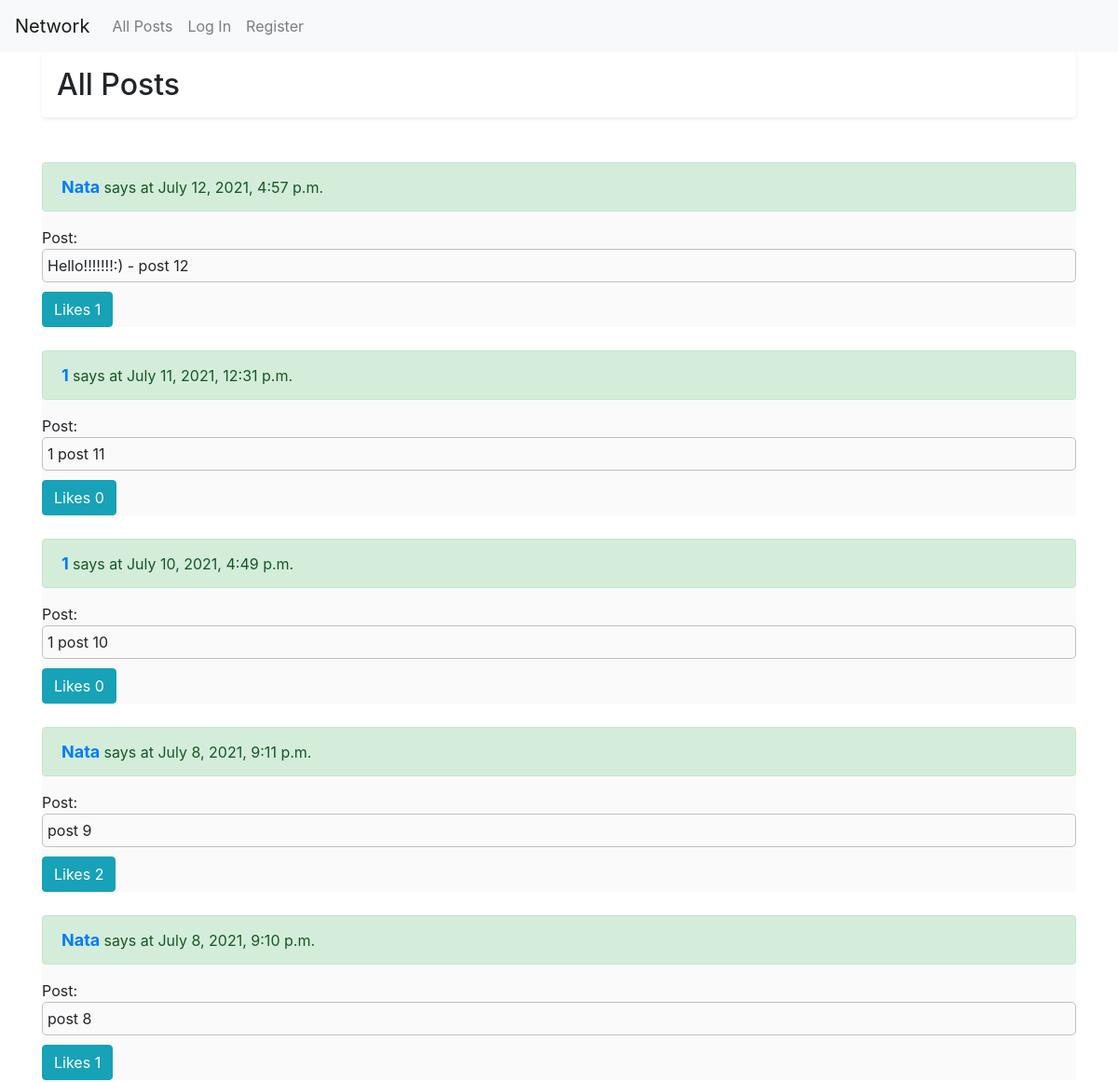
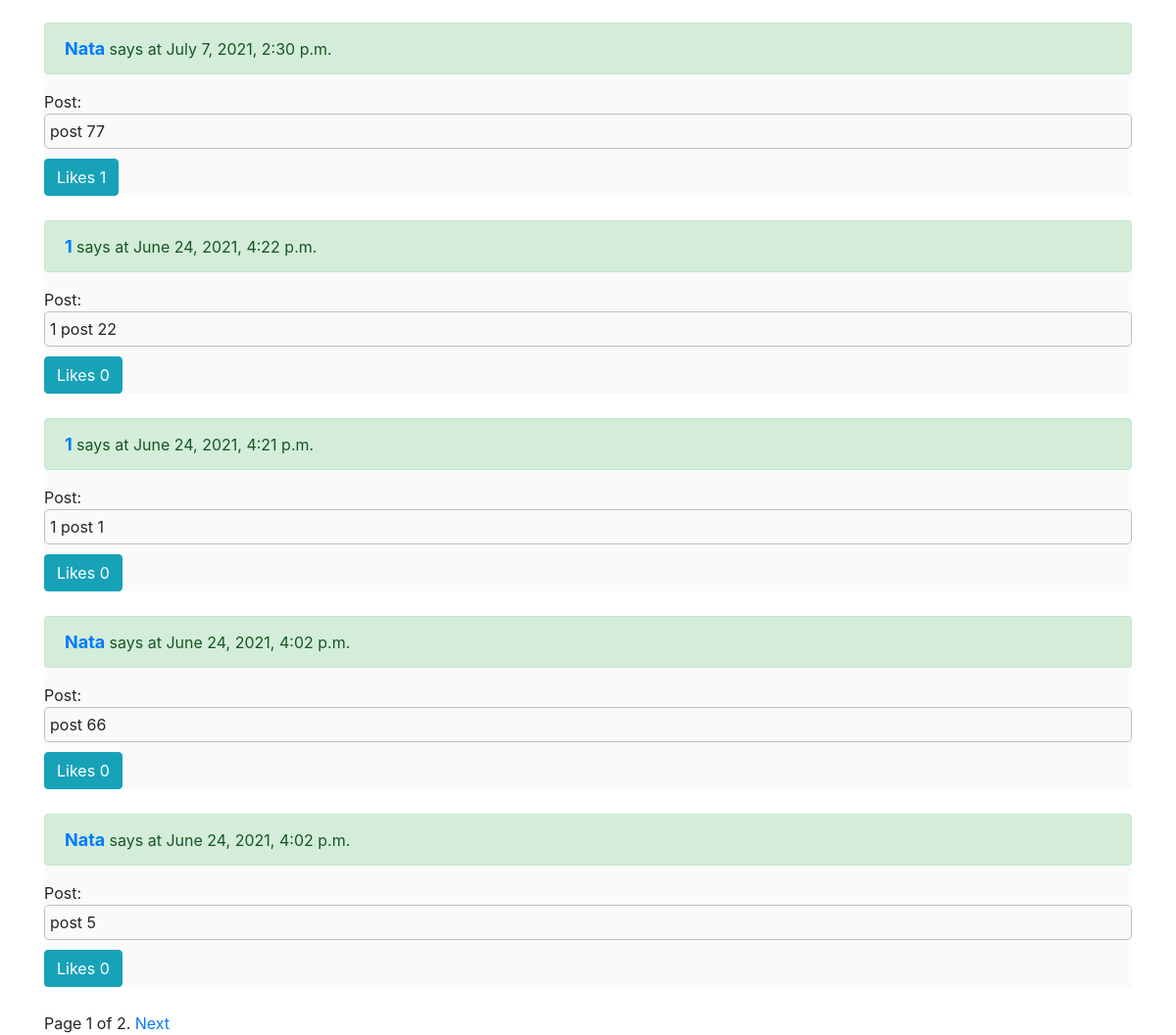
The page / on the database its author committed (2 pictures, top to bottom).
### network/models.py (models this page shows, shortened)
class Post(models.Model):
    author = models.ForeignKey(User, on_delete=models.CASCADE, default= None, null=True, blank=True)
    text = models.CharField(max_length = 500)
    date = models.DateTimeField(auto_now_add=True)
    likes = models.ManyToManyField(User, blank=True, related_name='user_likes')

class User(AbstractUser):
    posts = models.ForeignKey('Post', on_delete=models.CASCADE, default= None, null=True, blank=True)
    followers = models.ManyToManyField('self', blank=True, related_name='user_followers', symmetrical=False)
    following = models.ManyToManyField('self', blank=True, related_name='user_following', symmetrical=False)

### network/views.py (the view)
# urls.py: path("", views.index, name="index"),
def index(request):
        posts1 = Post.objects.all()
        print(posts1)
        posts1 = posts1.order_by("-date")
        paginator = Paginator(posts1, 10)
        page = request.GET.get('page')
        try:
            posts = paginator.page(page)
        except PageNotAnInteger:
            posts = paginator.page(1)
        except EmptyPage:
            posts = paginator.page(paginator.num_pages)
        if request.user.is_authenticated:
            liked_posts = request.user.user_likes.all()
        else:
            liked_posts = []
        return render(request, "network/index.html", {
                "posts": posts,
                "liked_posts": liked_posts
            })

### network/templates/network/index.html (shortened to what this page needs)
{% extends "network/layout.html" %}
{% load static %}
{% block body %}
<div class="container">
    <h2 id="h2-posts" class="shadow-sm p-3 mb-5 bg-body rounded">All Posts</h2>
    <div class="posts-block">
    {% for post in posts %}
            <div class="post-{{post.id}} post">
                <div class="alert alert-success"><a class="profile-name" href = "profile/{{ post.author }}">{{ post.author }} </a> says at {{post.date}}</div>
                Post:
                <div class="text-{{post.id}} elem-post">{{post.text}}</div>
                <div class="my-buttons">
                {% if user.is_authenticated %}
                    {% if post in liked_posts %}
                        <div class="like"  data-userid="{{ user.id }}">
                            <button class="heart added btn btn-info" type="button" id='heart-{{post.id}}' data-post-id = {{post.id}}>Likes
                                <span class="likes_number" id='num-{{post.id}}'> {{post.likes.count}}</span>
                            </button>
                        </div>
                        <hr>
                    {% else %}
                        <div class="like" data-postid="{{ post.id }}" data-userid="{{ user.id }}">
                            <button class="heart btn btn-info" type="button" id='heart-{{post.id}}' data-post-id = {{post.id}}>Likes
                                <span class="likes_number" id='num-{{post.id}}'>{{post.likes.count}}</span>
                            </button>
                        </div>
                        <hr>
                     {%endif%}
                {% else %}
                        <div class=" ">
                            <span class="likes_number btn btn-info" id='num-{{post.id}}'>Likes {{post.likes.count}}</span>
                        </div>
                {%endif%}
                </div>
        </div>
    {% endfor %}
    </div>
    {% include "network/pagination.html" with page=posts %}
{% endblock %}

### network/templates/network/layout.html (shortened to what this page needs)
{% load static %}
<!DOCTYPE html>
<html lang="en">
    <head>
        <link rel="stylesheet" href="https://stackpath.bootstrapcdn.com/bootstrap/4.4.1/css/bootstrap.min.css">
        <link href="{% static 'network/styles1.css' %}" rel="stylesheet">
    </head>
    <body>
        <nav class="navbar navbar-expand-lg navbar-light bg-light">
            <a class="navbar-brand" href="{% url 'index' %}">Network</a>
            <div>
              <ul class="navbar-nav mr-auto">
                <li class="nav-item">
                  <a class="nav-link" href="{% url 'index' %}">All Posts</a>
                </li>
                {% if user.is_authenticated %}
                    <li class="nav-item">
                        <a class="nav-link" id="fol_posts" href="{% url 'fol_posts' %}">Following</a>
                    </li>
                    <li class="nav-item">
                        <a class="nav-link" href="{% url 'logout' %}">Log Out</a>
                    </li>
                {% else %}
                    <li class="nav-item">
                        <a class="nav-link" href="{% url 'login' %}">Log In</a>
                    </li>
                    <li class="nav-item">
                        <a class="nav-link" href="{% url 'register' %}">Register</a>
                    </li>
                {% endif %}
              </ul>
            </div>
          </nav>
        <div class="body">
            {% block body %}
            {% endblock %}
        </div>
    </body>
</html>

### network/templates/network/pagination.html (shortened to what this page needs)
<div class="pagination">
    <span class="step-links">
       <span class="current">
     Page {{ page.number }} of {{ page.paginator.num_pages }}.
       </span>
     {% if page.has_next %}
           <a href="?page={{ page.next_page_number }}">Next</a>
     {% endif %}
     </span>
   </div>

### network/static/network/styles1.css (style rules this page uses)
.profile-name { font-size: large; font-weight: bold; }
.elem-post { border: 1px solid silver; border-radius: 5px; padding: 5px; }
.my-buttons { display: flex; flex-flow: row wrap; margin-bottom: 25px; margin-top: 10px; }
.btn { margin-right: 5px; }
.post { background-color: rgb(250, 250, 250); }

### rows shown on the page
Post: author "Nata", date "July 12, 2021, 4:57 p.m.", text "Hello!!!!!!!:) - post 12", likes.count "1"
Post: author "1", date "July 11, 2021, 12:31 p.m.", text "1 post 11", likes.count "0"
Post: author "1", date "July 10, 2021, 4:49 p.m.", text "1 post 10", likes.count "0"
Post: author "Nata", date "July 8, 2021, 9:11 p.m.", text "post 9", likes.count "2"
Post: author "Nata", date "July 8, 2021, 9:10 p.m.", text "post 8", likes.count "1"
Post: author "Nata", date "July 7, 2021, 2:30 p.m.", text "post 77", likes.count "1"
Post: author "1", date "June 24, 2021, 4:22 p.m.", text "1 post 22", likes.count "0"
Post: author "1", date "June 24, 2021, 4:21 p.m.", text "1 post 1", likes.count "0"
Post: author "Nata", date "June 24, 2021, 4:02 p.m.", text "post 66", likes.count "0"
Post: author "Nata", date "June 24, 2021, 4:02 p.m.", text "post 5", likes.count "0"

### other values the page prints
{{ page.number }} "1"
{{ page.paginator.num_pages }} "2"
